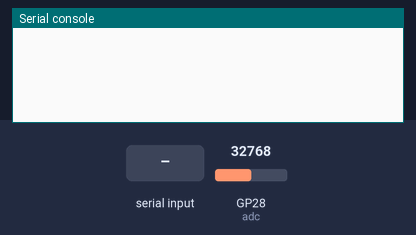
A program run on a simulated Raspberry Pi Pico running MicroPython. On the bench: the last lines printed to the serial console. The test bench sets the inputs (shaded band); at power-on: GP28 (adc) = 32768 (analog values on the 0–65535 scale).

Above: at 1.2 s.
1.3 s: "D\n" received over the second serial link
At 1.46 s:
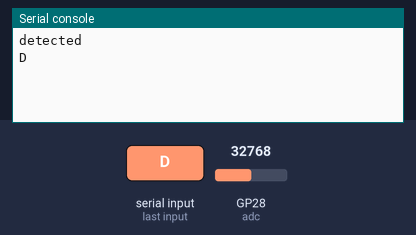
2.8 s: "I\n" received over the second serial link
At 2.96 s:
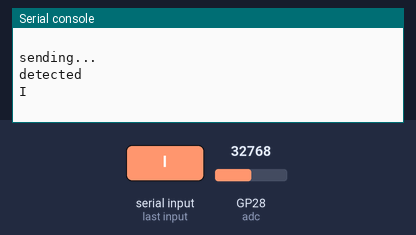
4.3 s: "A\n" received over the second serial link
At 4.46 s:
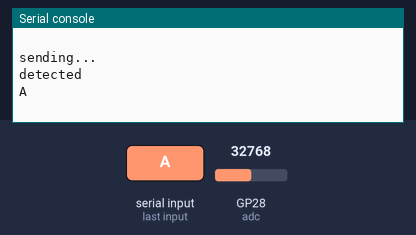
5.8 s: "C\n" received over the second serial link
At 5.96 s:
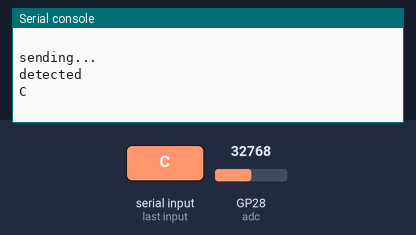

Measured:
- after the input at 1.3 s, the serial console: prints a new line at once (image 1)
- after the input at 2.8 s, the serial console: prints a new line at once (image 2)
- after the input at 4.3 s, the serial console: prints a new line at once (image 3)
- after the input at 5.8 s, the serial console: prints a new line at once (image 4)

The program:

UARTGUIEnglish.py
```python
from machine import UART, Pin
from machine import Timer
from machine import ADC
import time

adc=ADC(Pin(28)) #Analog channel on Pin GPIO28
uart1= UART(1,baudrate=9600, tx=Pin(4), rx=Pin(5)) #UART configuration, GPIO4 transmission pin, GPIO5 reception pin


servo1=machine.PWM(Pin(17)) #Servo1 in GPIO17 (Clipper)
servo2=machine.PWM(Pin(16)) #Servo2 in GPIO16 (Base robot)
servo1.freq(50) #Sermotors with a standard frequency of 50Hz.
servo2.freq(50)


def SendReading(t): #The function must have an argument in this case t
    print ('sending...')
    ADCValue=adc.read_u16() #Read ADC value
    Voltage=ADCValue*(3.3/65535) #Transform 16-bit value from ADC to voltage scale
    Temperature=(150.0)*(Voltage/1.5) # Temperature conversion for LM35
    uart1.write(str(round(Temperature,2))) #Send temperature value rounded to 2 decimals
    uart1.write('\n') #Send EOF character (line breaker) to finish the transmission

tim = Timer(period=1500, mode=Timer.PERIODIC, callback=SendReading) #Timer to send temperature sensor values to GUI with a period of 1.5 secs.

while True:
    if uart1.any()>0: #If there is data available from the GUI
        print ('detected') #print in console
        uartvalue=uart1.read() #Read data from UART
        valoruartsrt=str(uartvalue.decode('UTF-8')) #Transform serial data to string and decode it in format UTF-8
        print (valoruartsrt) #print data decoded
        #Move the servomotors according to the detected command, please check the times of your motors
        #Duty cycle goes from 0-100% (0-65535) 16-bit number
        if (valoruartsrt=='D'):
            print('Right movement')
            servo2.duty_u16(6554) #Duty cycle for right movement (2ms)
        elif (valoruartsrt=='I'):
            print ('Left movement')
            servo2.duty_u16(1638) #Duty cycle for left movement (0.5ms)
        elif (valoruartsrt=='A'):
            print('Open clipper')
            servo1.duty_u16(1638) #Duty cycle to open clipper (0.5ms)
        elif (valoruartsrt=='C'):
            print('Close clipper')
            servo1.duty_u16(6554) #Duty cycle to close clipper (2ms)
```
